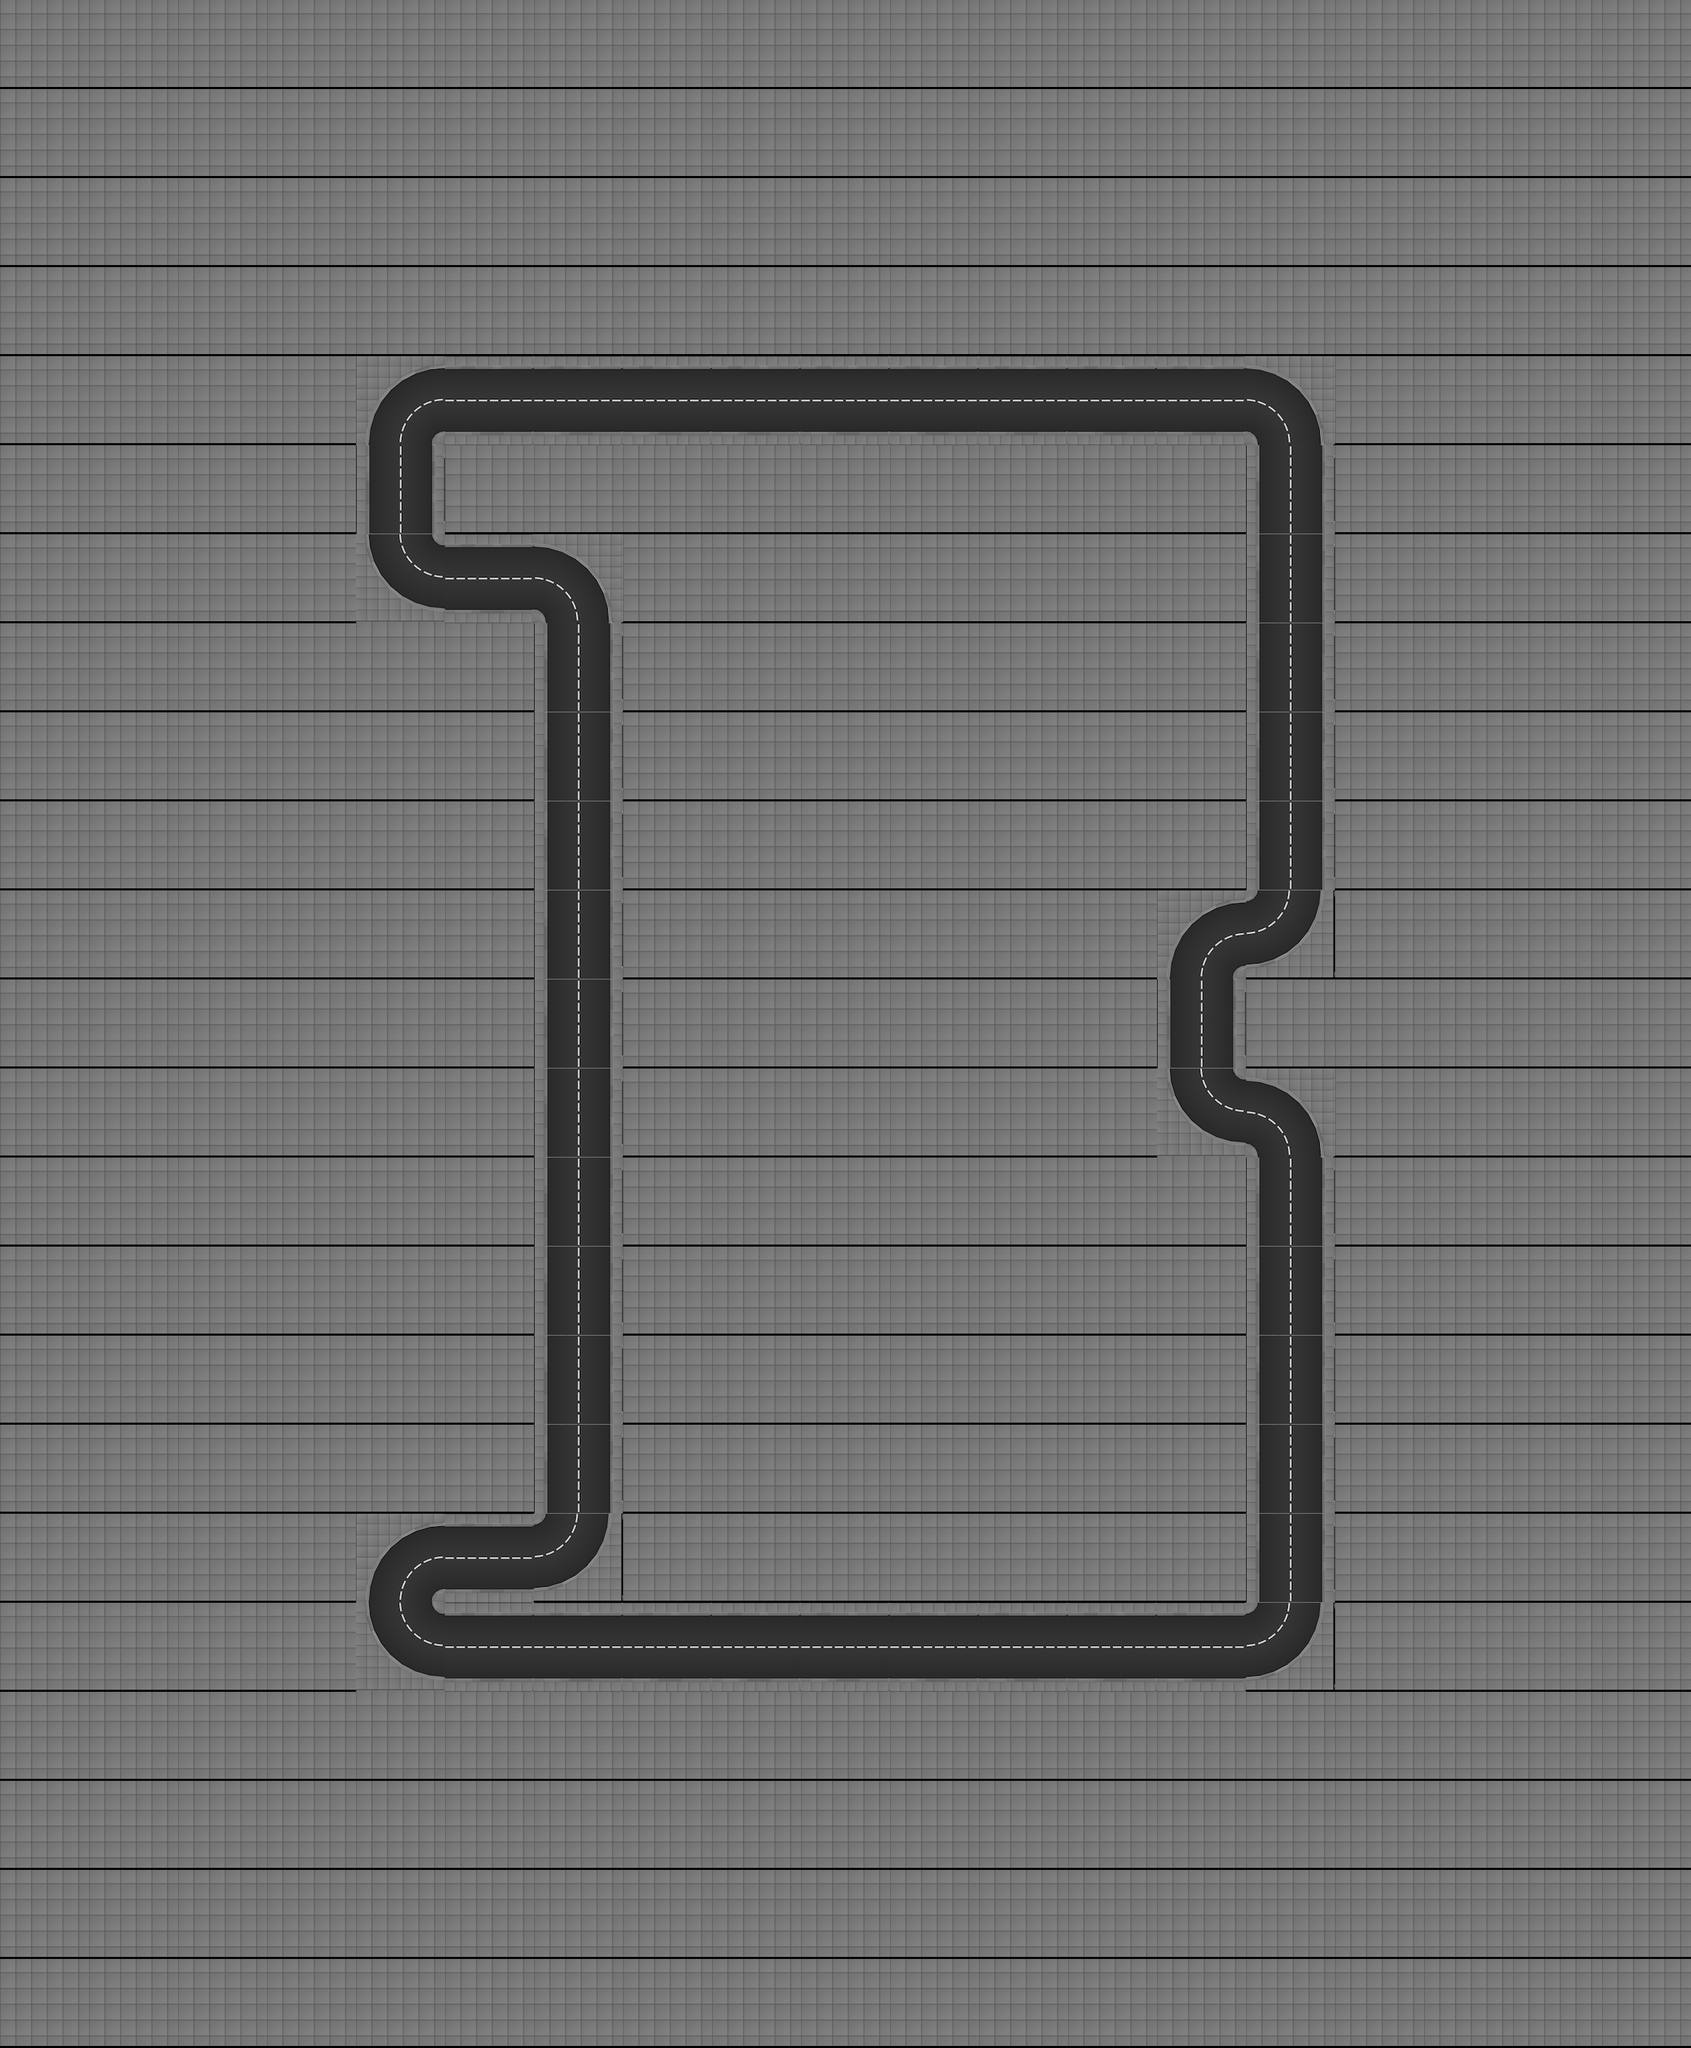

The image is a tile-based game level rendered from a .tmx file. Its description and source (layers, tilesets, objects; grid data summarised) follow:
An orthogonal 19x23 tile map with 128x128 px tiles, 1 tile layer (track), 2 tilesets and 387 objects (39x appartment_roof_01, 18x office_07_ground_floor, 18x office_07_floor, 18x office_05_ground_floor, 18x office_05_floor, ...).

<map height="23" infinite="0" nextlayerid="1" nextobjectid="1" orientation="orthogonal" renderorder="right-down" tiledversion="1.2.2" tileheight="128" tilewidth="128" version="1.2" width="19"><tileset firstgid="1" source="../../gbResources/set_tiles.tsx" /><tileset firstgid="134" source="../../gbResources/set_objects.tsx" /><layer height="23" id="1" name="track" width="19"><data>[437 cells, 437 non-empty, 7 distinct tile ids]</data></layer><objectgroup id="1" name="walls"><object id="1" x="512" y="640"><polyline points="16,0 32,-64 64,-96 128,-112" /></object><object id="2" x="512" y="640"><polyline points="112,0 114,-8 120,-14 128,-16" /></object><object id="3" x="512" y="704.0"><polyline points="16,-64 16,64" /></object><object id="4" x="512" y="704.0"><polyline points="112,-64 112,64" /></object><object id="5" x="512" y="896"><polyline points="16,-128 32,-64 64,-32 128,-16" /></object><object id="6" x="512" y="896"><polyline points="112,-128 114,-120 120,-114 128,-112" /></object><object id="7" x="512" y="2304"><polyline points="16,0 32,-64 64,-96 128,-112" /></object><object id="8" x="512" y="2304"><polyline points="112,0 114,-8 120,-14 128,-16" /></object><object id="9" x="512" y="2432"><polyline points="16,-128 32,-64 64,-32 128,-16" /></object><object id="10" x="512" y="2432"><polyline points="112,-128 114,-120 120,-114 128,-112" /></object><object id="11" x="640" y="592.0"><polyline points="0,-64 128,-64" /></object><object id="12" x="640" y="560.0"><polyline points="0,64 128,64" /></object><object id="13" x="640" y="848.0"><polyline points="0,-64 128,-64" /></object><object id="14" x="640" y="816.0"><polyline points="0,64 128,64" /></object><object id="15" x="640" y="2256.0"><polyline points="0,-64 128,-64" /></object><object id="16" x="640" y="2224.0"><polyline points="0,64 128,64" /></object><object id="17" x="640" y="2384.0"><polyline points="0,-64 128,-64" /></object><object id="18" x="640" y="2352.0"><polyline points="0,64 128,64" /></object><object id="19" x="768" y="592.0"><polyline points="0,-64 128,-64" /></object><object id="20" x="768" y="560.0"><polyline points="0,64 128,64" /></object><object id="21" x="768" y="896"><polyline points="0,-112 64,-96 96,-64 112,0" /></object><object id="22" x="768" y="896"><polyline points="0,-16 8,-14 14,-8 16,0" /></object><object id="23" x="768" y="960.0"><polyline points="16,-64 16,64" /></object><object id="24" x="768" y="960.0"><polyline points="112,-64 112,64" /></object><object id="25" x="768" y="1088.0"><polyline points="16,-64 16,64" /></object><object id="26" x="768" y="1088.0"><polyline points="112,-64 112,64" /></object><object id="27" x="768" y="1216.0"><polyline points="16,-64 16,64" /></object><object id="28" x="768" y="1216.0"><polyline points="112,-64 112,64" /></object><object id="29" x="768" y="1344.0"><polyline points="16,-64 16,64" /></object><object id="30" x="768" y="1344.0"><polyline points="112,-64 112,64" /></object><object id="31" x="768" y="1472.0"><polyline points="16,-64 16,64" /></object><object id="32" x="768" y="1472.0"><polyline points="112,-64 112,64" /></object><object id="33" x="768" y="1600.0"><polyline points="16,-64 16,64" /></object><object id="34" x="768" y="1600.0"><polyline points="112,-64 112,64" /></object><object id="35" x="768" y="1728.0"><polyline points="16,-64 16,64" /></object><object id="36" x="768" y="1728.0"><polyline points="112,-64 112,64" /></object><object id="37" x="768" y="1856.0"><polyline points="16,-64 16,64" /></object><object id="38" x="768" y="1856.0"><polyline points="112,-64 112,64" /></object><object id="39" x="768" y="1984.0"><polyline points="16,-64 16,64" /></object><object id="40" x="768" y="1984.0"><polyline points="112,-64 112,64" /></object><object id="41" x="768" y="2112.0"><polyline points="16,-64 16,64" /></object><object id="42" x="768" y="2112.0"><polyline points="112,-64 112,64" /></object><object id="43" x="768" y="2304"><polyline points="112,-128 96,-64 64,-32 0,-16" /></object><object id="44" x="768" y="2304"><polyline points="16,-128 14,-120 8,-114 0,-112" /></object><object id="45" x="768" y="2384.0"><polyline points="0,-64 128,-64" /></object><object id="46" x="768" y="2352.0"><polyline points="0,64 128,64" /></object><object id="47" x="896" y="592.0"><polyline points="0,-64 128,-64" /></object><object id="48" x="896" y="560.0"><polyline points="0,64 128,64" /></object><object id="49" x="896" y="2384.0"><polyline points="0,-64 128,-64" /></object><object id="50" x="896" y="2352.0"><polyline points="0,64 128,64" /></object><object id="51" x="1024" y="592.0"><polyline points="0,-64 128,-64" /></object><object id="52" x="1024" y="560.0"><polyline points="0,64 128,64" /></object><object id="53" x="1024" y="2384.0"><polyline points="0,-64 128,-64" /></object><object id="54" x="1024" y="2352.0"><polyline points="0,64 128,64" /></object><object id="55" x="1152" y="592.0"><polyline points="0,-64 128,-64" /></object><object id="56" x="1152" y="560.0"><polyline points="0,64 128,64" /></object><object id="57" x="1152" y="2384.0"><polyline points="0,-64 128,-64" /></object><object id="58" x="1152" y="2352.0"><polyline points="0,64 128,64" /></object><object id="59" x="1280" y="592.0"><polyline points="0,-64 128,-64" /></object><object id="60" x="1280" y="560.0"><polyline points="0,64 128,64" /></object><object id="61" x="1280" y="2384.0"><polyline points="0,-64 128,-64" /></object><object id="62" x="1280" y="2352.0"><polyline points="0,64 128,64" /></object><object id="63" x="1408" y="592.0"><polyline points="0,-64 128,-64" /></object><object id="64" x="1408" y="560.0"><polyline points="0,64 128,64" /></object><object id="65" x="1408" y="2384.0"><polyline points="0,-64 128,-64" /></object><object id="66" x="1408" y="2352.0"><polyline points="0,64 128,64" /></object><object id="67" x="1536" y="592.0"><polyline points="0,-64 128,-64" /></object><object id="68" x="1536" y="560.0"><polyline points="0,64 128,64" /></object><object id="69" x="1536" y="2384.0"><polyline points="0,-64 128,-64" /></object><object id="70" x="1536" y="2352.0"><polyline points="0,64 128,64" /></object><object id="71" x="1664" y="592.0"><polyline points="0,-64 128,-64" /></object><object id="72" x="1664" y="560.0"><polyline points="0,64 128,64" /></object><object id="73" x="1664" y="1408"><polyline points="16,0 32,-64 64,-96 128,-112" /></object><object id="74" x="1664" y="1408"><polyline points="112,0 114,-8 120,-14 128,-16" /></object><object id="75" x="1664" y="1472.0"><polyline points="16,-64 16,64" /></object><object id="76" x="1664" y="1472.0"><polyline points="112,-64 112,64" /></object><object id="77" x="1664" y="1664"><polyline points="16,-128 32,-64 64,-32 128,-16" /></object><object id="78" x="1664" y="1664"><polyline points="112,-128 114,-120 120,-114 128,-112" /></object><object id="79" x="1664" y="2384.0"><polyline points="0,-64 128,-64" /></object><object id="80" x="1664" y="2352.0"><polyline points="0,64 128,64" /></object><object id="81" x="1792" y="640"><polyline points="0,-112 64,-96 96,-64 112,0" /></object><object id="82" x="1792" y="640"><polyline points="0,-16 8,-14 14,-8 16,0" /></object><object id="83" x="1792" y="704.0"><polyline points="16,-64 16,64" /></object><object id="84" x="1792" y="704.0"><polyline points="112,-64 112,64" /></object><object id="85" x="1792" y="832.0"><polyline points="16,-64 16,64" /></object></objectgroup><objectgroup id="2" name="route"><!-- 1 objects omitted --></objectgroup><objectgroup id="3" name="lights"><!-- 54 objects omitted --></objectgroup><objectgroup id="4" name="slow_motion_triggers"><!-- 12 objects omitted --></objectgroup><objectgroup id="5" name="speed_up_triggers"><!-- 8 objects omitted --></objectgroup><objectgroup id="6" name="buildings"><!-- 200 objects omitted --></objectgroup><objectgroup id="7" name="spawners"><!-- 4 objects omitted --></objectgroup></map>
<!-- 302 of 387 objects omitted -->
